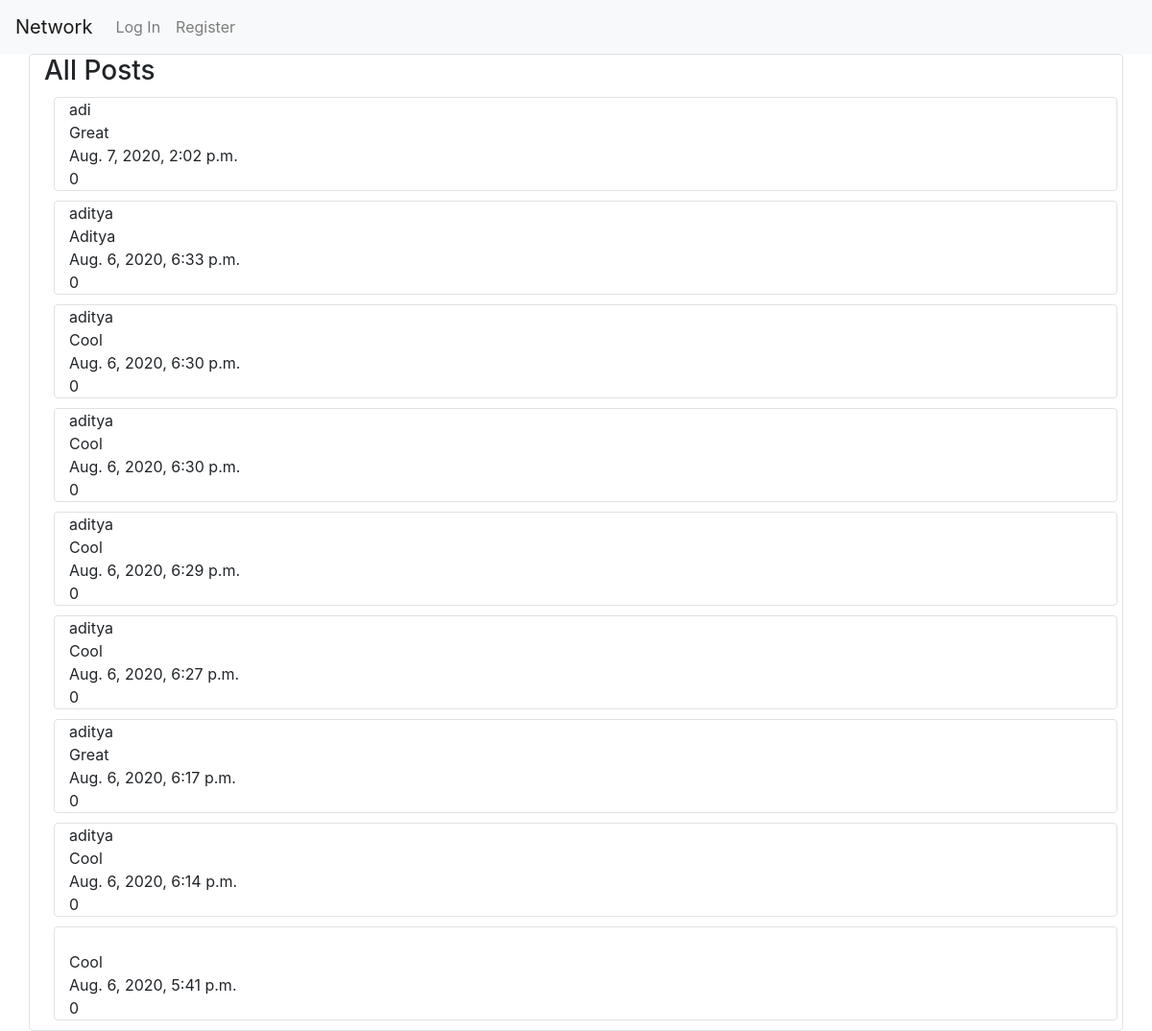
Before: / with the older database file.
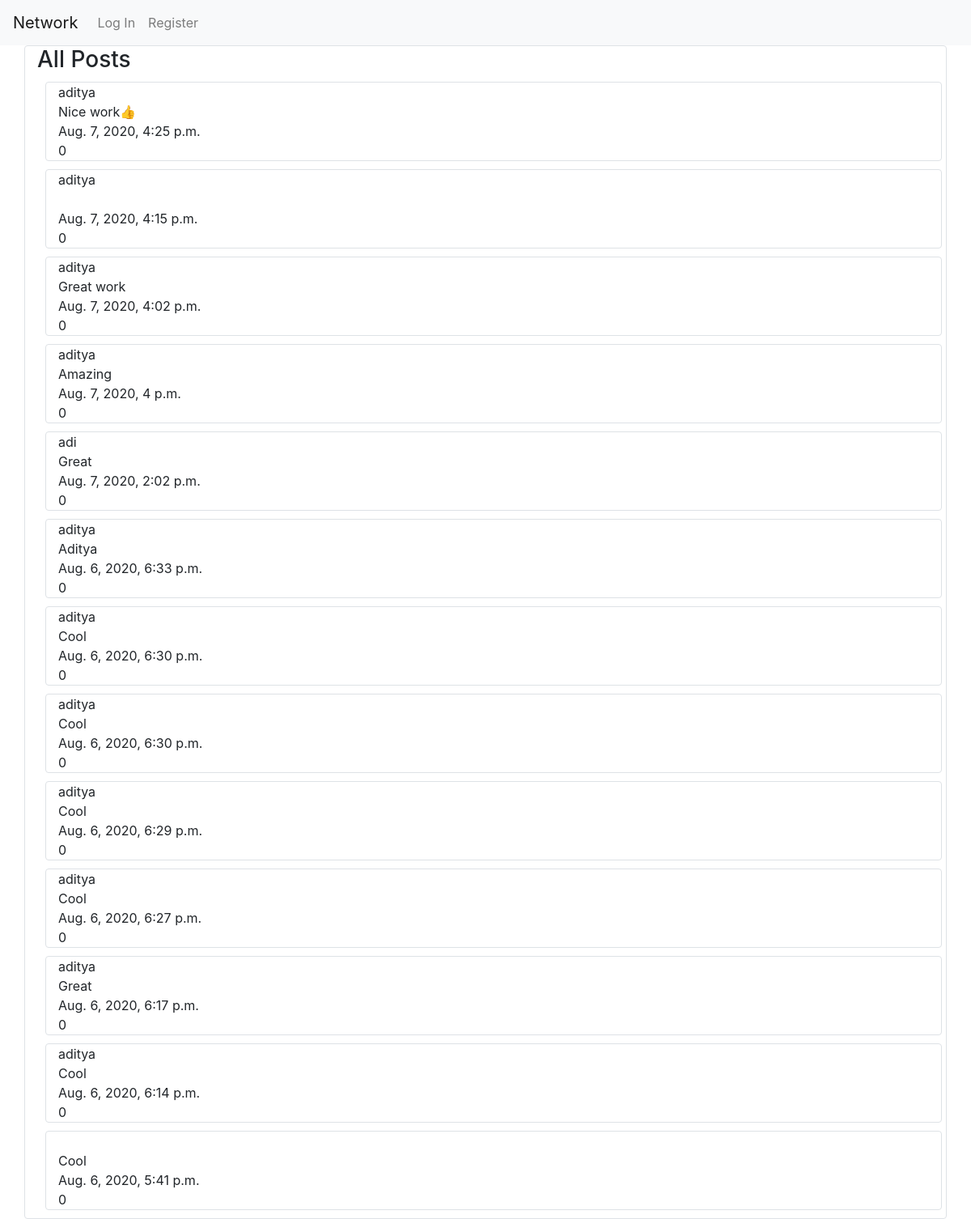
After: the same page with the newer database file.
### network/models.py (models this page shows)
class Post(models.Model):
    content = models.CharField(max_length=500)
    pub_time = models.DateTimeField(auto_now=True)
    likes = models.IntegerField(default=0)
    publisher = models.ForeignKey(User, on_delete=models.CASCADE, related_name="posts")
    def __str__(self):
        return self.content

class User(AbstractUser):
    pass

### network/views.py (the view)
# urls.py: path("", views.index, name="index"),
def index(request):
    posts = Post.objects.all()
    posts = list(reversed(posts))
    print(posts)
    context = {"posts": posts}
    return render(request, "network/index.html", context=context)

### network/templates/network/index.html (shortened to what this page needs)
{% extends "network/layout.html" %} {% load static %} {% block import %}
<link href="{% static 'network/index.css' %}" rel="stylesheet"> {% endblock %} {% block body %}
<div class="container border rounded">
    <h3>All Posts</h3>
    <div>
        {% for post in posts %}
        <div class="container border rounded" style="margin: 10px;">
            {{ post.publisher.username }}<br> {{ post.content }}<br> {{ post.pub_time }}<br> {{ post.likes }}
        </div>
        {% empty %}
        <p>No posts</p>
        {% endfor %}
    </div>
</div>
{% endblock %}

### network/templates/network/layout.html (shortened to what this page needs)
{% load static %}
<!DOCTYPE html>
<html lang="en">
<head>
    <link rel="stylesheet" href="https://stackpath.bootstrapcdn.com/bootstrap/4.4.1/css/bootstrap.min.css">
    <link href="{% static 'network/styles.css' %}" rel="stylesheet"> {% block import %}{% endblock %}
</head>
<body>
    <nav class="navbar navbar-expand-lg navbar-light bg-light">
        <a class="navbar-brand" href="{% url 'index' %}">Network</a>
        <div>
            <ul class="navbar-nav mr-auto">
                 {% if user.is_authenticated %}
                <li class="nav-item">
                    <a class="nav-link" href="{% url 'following' %}">Following</a>
                </li>
                <li class="nav-item">
                    <a class="nav-link" href="{% url 'logout' %}">Log Out</a>
                </li>
                {% else %}
                <li class="nav-item">
                    <a class="nav-link" href="{% url 'login' %}">Log In</a>
                </li>
                <li class="nav-item">
                    <a class="nav-link" href="{% url 'register' %}">Register</a>
                </li>
                {% endif %}
            </ul>
        </div>
    </nav>
    <div class="body">
        {% block body %} {% endblock %}
    </div>
</body>
</html>

Changed rows visible on the page:
added Post: publisher.username "aditya", content "Nice work👍", pub_time "Aug. 7, 2020, 4:25 p.m.", likes "0"
added Post: publisher.username "aditya", pub_time "Aug. 7, 2020, 4:15 p.m.", likes "0"
added Post: publisher.username "aditya", content "Great work", pub_time "Aug. 7, 2020, 4:02 p.m.", likes "0"
added Post: publisher.username "aditya", content "Amazing", pub_time "Aug. 7, 2020, 4 p.m.", likes "0"
